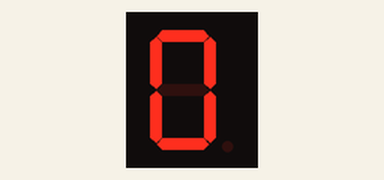
Simulated run of this sketch. Board: Arduino Uno, built with avr-gcc and run on an emulated ATmega328P. On the bench: 1-digit seven-segment display. Wiring (inferred from the names in the program): 1-digit 7-segment display, segments lit when LOW: segments pin 2, pin 3, pin 4, pin 5, pin 6, pin 7, pin 8. The segment pins are drawn as the display they are named for.

Above: at 0.1 s.
At 0.6 s:
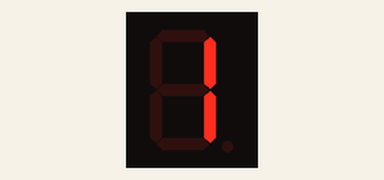
At 1.1 s:
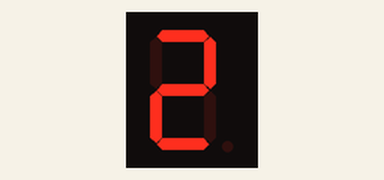
At 2.1 s:
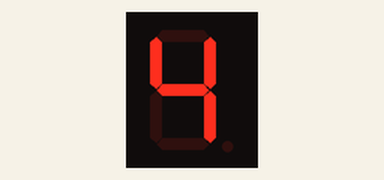
At 3.1 s:
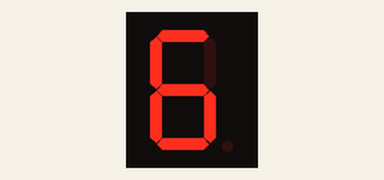
At 4.6 s:
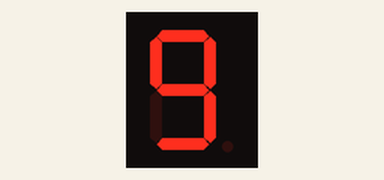

Measured:
- by itself, everything shown: repeats every 5.0 s, in 10 steps
- what the display in image 1 shows lasts 0.5 s, from 0.5 s to 1.0 s

The sketch:

SketchAmeliore.ino
```cpp
/*
Auteur :      Erik Bartmann
Nom :         Sketch amélioré
Version :     1.0
*/
byte segments[10]= {B01111110,  // 0
                    B00110000,  // 1
                    B01101101,  // 2
                    B01111001,  // 3
                    B00110011,  // 4
                    B01011011,  // 5
                    B01011111,  // 6
                    B01110000,  // 7
                    B01111111,  // 8
                    B01111011}; // 9
int pinArray[] = {2, 3, 4, 5, 6, 7, 8};

void setup(){
  for(int i = 0; i < 7; i++)
    pinMode(pinArray[i], OUTPUT);
}

void loop(){
  for(int i = 0; i < 10; i++){ // Commande du chiffre
    for(int j = 6; j >= 0; j--){ // Interrogation des bits pour les segments
      digitalWrite(pinArray[6-j], bitRead(segments[i],j) == 1?LOW:HIGH);
    }
    delay(500); // Attendre une demi-seconde
  }
}
```
